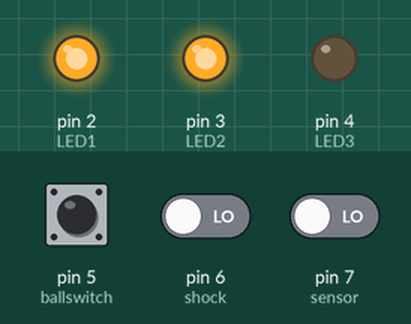
This sketch was run on a simulated Arduino Uno, built with avr-gcc and run on an emulated ATmega328P. On the bench: output pins drawn as LEDs (lit = HIGH). Inputs (shaded band) come from the test bench; at power-on: pin 5 (ballswitch) LOW, pin 6 (shock) LOW, pin 7 (sensor) LOW.

Above: at 1.2 s.
1.3 s: pin 5 (ballswitch) pulled HIGH for 0.15 s
At 1.37 s:
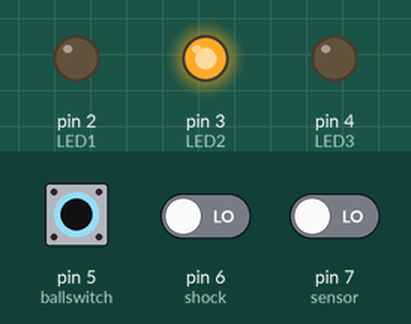
2.9 s: pin 6 (shock) driven HIGH
At 3.8 s:
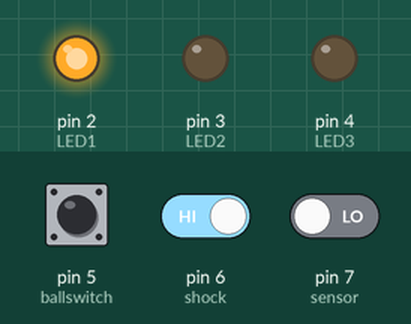
4.4 s: pin 7 (sensor) driven HIGH
At 4.9 s:
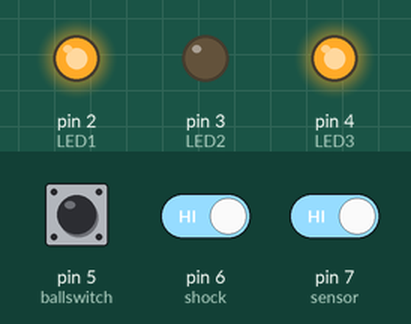
5.9 s: pin 5 (ballswitch) pulled HIGH for 1 s
At 6.7 s:
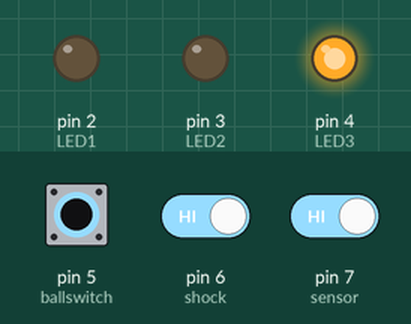
8.4 s: pin 6 (shock) driven LOW
At 9.2 s:
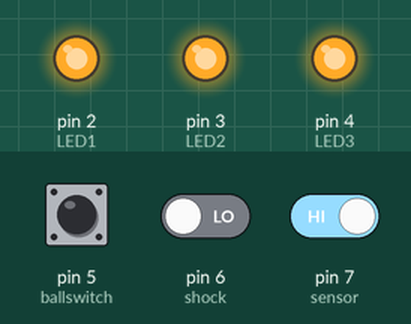
9.9 s: pin 5 (ballswitch) pulled HIGH for 0.15 s
At 9.97 s:
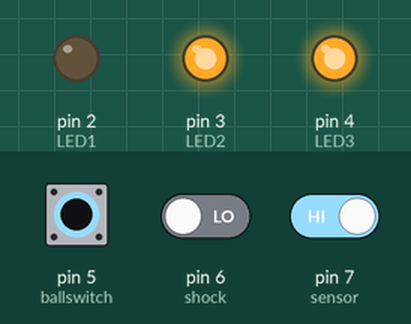
Timing chart, 0 to 12.5 s (numbered marks = the images above; inputs shaded):
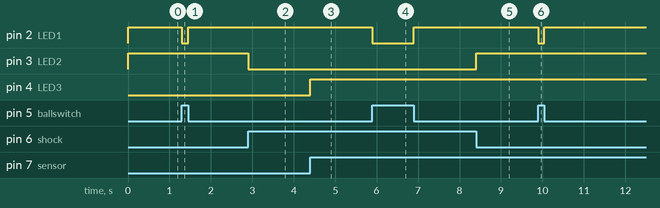

Measured:
- after the input at 1.3 s, pin 2 (LED1): HIGH → LOW at once, → HIGH 0.15 s later
- after the input at 2.9 s, pin 3 (LED2): HIGH → LOW at once
- after the input at 4.4 s, pin 4 (LED3): LOW → HIGH at once
- after the input at 5.9 s, pin 2 (LED1): HIGH → LOW at once, → HIGH 1.0 s later
- after the input at 8.4 s, pin 3 (LED2): LOW → HIGH at once
- after the input at 9.9 s, pin 2 (LED1): HIGH → LOW at once, → HIGH 0.15 s later

The sketch:

led_control.ino
```cpp
volatile int value1 = 0;
int bs_val;//定义数字变量val
int sho_val;
int val;

int LED1=2;
int LED2=3;
int LED3=4;
int ballswitch=5;
int shock=6;
int sensor=7;

void setup() {
   pinMode(LED1,OUTPUT);
   pinMode(LED2,OUTPUT);
   pinMode(LED3,OUTPUT);
   pinMode(ballswitch,INPUT);//定义倾斜开关传感器为输出接口
   pinMode(shock,INPUT);
   pinMode(sensor,INPUT);
}

void loop() {

  //1. 倾斜开关控制LED1亮灭
  bs_val=digitalRead(ballswitch);
  if(bs_val==HIGH) digitalWrite(LED1,LOW);
  else digitalWrite(LED1,HIGH);

  //2. 当敲击传感器检测有信号时，LED 闪烁
  sho_val=digitalRead(shock);
  if(sho_val==HIGH) digitalWrite(LED2,LOW);
  else digitalWrite(LED2,HIGH);

  //3.
  val=digitalRead(sensor);
  if(val==HIGH) digitalWrite(LED3,HIGH);
  else digitalWrite(LED3,LOW);
}
```
